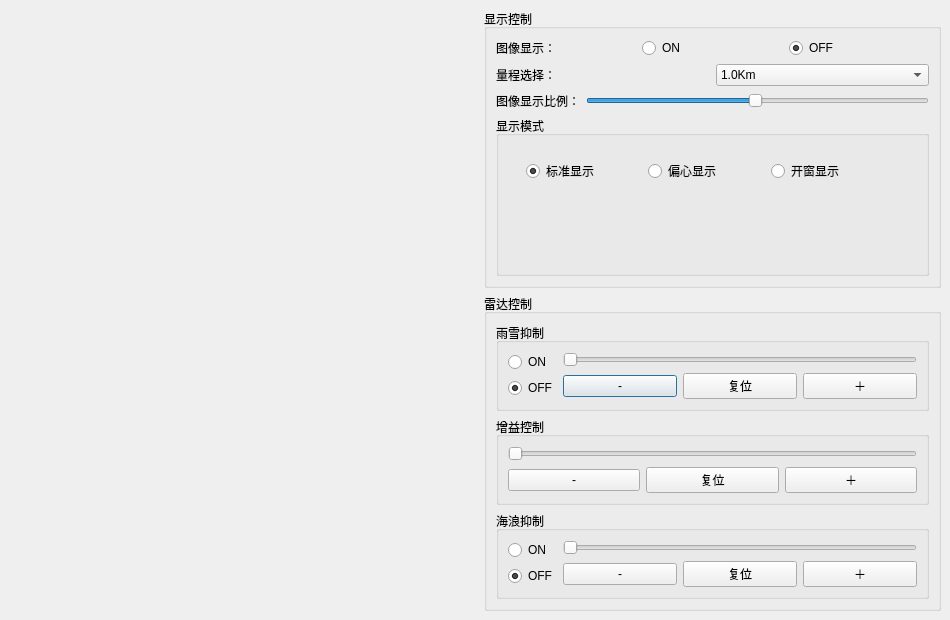
<?xml version="1.0" encoding="UTF-8"?>
<ui version="4.0">
 <class>PPIDialog</class>
 <widget class="QDialog" name="PPIDialog">
  <property name="geometry">
   <rect>
    <x>0</x>
    <y>0</y>
    <width>950</width>
    <height>620</height>
   </rect>
  </property>
  <property name="sizePolicy">
   <sizepolicy hsizetype="Preferred" vsizetype="Preferred">
    <horstretch>0</horstretch>
    <verstretch>0</verstretch>
   </sizepolicy>
  </property>
  <property name="minimumSize">
   <size>
    <width>950</width>
    <height>620</height>
   </size>
  </property>
  <property name="maximumSize">
   <size>
    <width>16777215</width>
    <height>16777215</height>
   </size>
  </property>
  <property name="windowTitle">
   <string>PPI显示</string>
  </property>
  <property name="windowIcon">
   <iconset>
    <normaloff>image/windowsicon.png</normaloff>image/windowsicon.png</iconset>
  </property>
  <property name="styleSheet">
   <string notr="true"/>
  </property>
  <layout class="QGridLayout" name="gridLayout_3">
   <property name="sizeConstraint">
    <enum>QLayout::SetMinAndMaxSize</enum>
   </property>
   <property name="leftMargin">
    <number>0</number>
   </property>
   <property name="topMargin">
    <number>0</number>
   </property>
   <property name="rightMargin">
    <number>0</number>
   </property>
   <property name="bottomMargin">
    <number>0</number>
   </property>
   <property name="spacing">
    <number>0</number>
   </property>
   <item row="0" column="0">
    <widget class="PPIWidget" name="widget" native="true">
     <property name="sizePolicy">
      <sizepolicy hsizetype="Expanding" vsizetype="Expanding">
       <horstretch>0</horstretch>
       <verstretch>0</verstretch>
      </sizepolicy>
     </property>
     <property name="autoFillBackground">
      <bool>false</bool>
     </property>
     <property name="styleSheet">
      <string notr="true"/>
     </property>
    </widget>
   </item>
   <item row="0" column="1">
    <widget class="QWidget" name="widget_2" native="true">
     <layout class="QGridLayout" name="gridLayout_4">
      <item row="0" column="0">
       <widget class="QGroupBox" name="groupBox">
        <property name="styleSheet">
         <string notr="true"/>
        </property>
        <property name="title">
         <string>显示控制</string>
        </property>
        <property name="flat">
         <bool>false</bool>
        </property>
        <layout class="QGridLayout" name="gridLayout">
         <item row="0" column="0">
          <layout class="QVBoxLayout" name="verticalLayout">
           <item>
            <layout class="QHBoxLayout" name="horizontalLayout">
             <item>
              <widget class="QLabel" name="label_show">
               <property name="text">
                <string>图像显示：</string>
               </property>
              </widget>
             </item>
             <item>
              <widget class="QRadioButton" name="radioBtnShowOn">
               <property name="text">
                <string>ON</string>
               </property>
              </widget>
             </item>
             <item>
              <widget class="QRadioButton" name="radioBtnShowOFF">
               <property name="text">
                <string>OFF</string>
               </property>
               <property name="checked">
                <bool>true</bool>
               </property>
              </widget>
             </item>
            </layout>
           </item>
           <item>
            <layout class="QHBoxLayout" name="horizontalLayout_2">
             <item>
              <widget class="QLabel" name="label_2">
               <property name="text">
                <string>量程选择：</string>
               </property>
              </widget>
             </item>
             <item>
              <widget class="QComboBox" name="comboBox">
               <property name="frame">
                <bool>true</bool>
               </property>
               <item>
                <property name="text">
                 <string>1.0Km</string>
                </property>
               </item>
               <item>
                <property name="text">
                 <string>2.0Km</string>
                </property>
               </item>
               <item>
                <property name="text">
                 <string>4.0Km</string>
                </property>
               </item>
               <item>
                <property name="text">
                 <string>6.0Km</string>
                </property>
               </item>
              </widget>
             </item>
            </layout>
           </item>
           <item>
            <layout class="QHBoxLayout" name="horizontalLayout_4">
             <item>
              <widget class="QLabel" name="label_4">
               <property name="text">
                <string>图像显示比例：</string>
               </property>
              </widget>
             </item>
             <item>
              <widget class="QSlider" name="horizontalSlider">
               <property name="value">
                <number>49</number>
               </property>
               <property name="tracking">
                <bool>false</bool>
               </property>
               <property name="orientation">
                <enum>Qt::Horizontal</enum>
               </property>
              </widget>
             </item>
            </layout>
           </item>
          </layout>
         </item>
         <item row="1" column="0">
          <layout class="QHBoxLayout" name="horizontalLayout_3">
           <item>
            <widget class="QGroupBox" name="groupBox_3">
             <property name="title">
              <string>显示模式</string>
             </property>
             <widget class="QWidget" name="horizontalLayoutWidget">
              <property name="geometry">
               <rect>
                <x>30</x>
                <y>30</y>
                <width>361</width>
                <height>51</height>
               </rect>
              </property>
              <layout class="QHBoxLayout" name="horizontalLayout_10">
               <item>
                <widget class="QRadioButton" name="radioButtonNormal">
                 <property name="text">
                  <string>标准显示</string>
                 </property>
                 <property name="checked">
                  <bool>true</bool>
                 </property>
                </widget>
               </item>
               <item>
                <widget class="QRadioButton" name="radioButtonOffCenter">
                 <property name="text">
                  <string>偏心显示</string>
                 </property>
                </widget>
               </item>
               <item>
                <widget class="QRadioButton" name="radioButtonBShow">
                 <property name="text">
                  <string>开窗显示</string>
                 </property>
                </widget>
               </item>
              </layout>
             </widget>
            </widget>
           </item>
          </layout>
         </item>
        </layout>
       </widget>
      </item>
      <item row="1" column="0">
       <widget class="QGroupBox" name="groupBox_2">
        <property name="styleSheet">
         <string notr="true"/>
        </property>
        <property name="title">
         <string>雷达控制</string>
        </property>
        <property name="flat">
         <bool>false</bool>
        </property>
        <layout class="QGridLayout" name="gridLayout_2">
         <item row="0" column="0">
          <layout class="QVBoxLayout" name="verticalLayout_2">
           <item>
            <widget class="QGroupBox" name="groupBox_5">
             <property name="title">
              <string>雨雪抑制</string>
             </property>
             <layout class="QGridLayout" name="gridLayout_5">
              <item row="0" column="0">
               <layout class="QHBoxLayout" name="horizontalLayout_5">
                <item>
                 <layout class="QVBoxLayout" name="verticalLayout_5">
                  <item>
                   <widget class="QRadioButton" name="radioButton_9">
                    <property name="text">
                     <string>ON</string>
                    </property>
                   </widget>
                  </item>
                  <item>
                   <widget class="QRadioButton" name="radioButton_10">
                    <property name="text">
                     <string>OFF</string>
                    </property>
                    <property name="checked">
                     <bool>true</bool>
                    </property>
                   </widget>
                  </item>
                 </layout>
                </item>
                <item>
                 <layout class="QVBoxLayout" name="verticalLayout_6">
                  <item>
                   <widget class="QSlider" name="horizontalSlider_2">
                    <property name="orientation">
                     <enum>Qt::Horizontal</enum>
                    </property>
                   </widget>
                  </item>
                  <item>
                   <layout class="QHBoxLayout" name="horizontalLayout_7">
                    <item>
                     <widget class="QPushButton" name="pushButton_4">
                      <property name="text">
                       <string>-</string>
                      </property>
                     </widget>
                    </item>
                    <item>
                     <widget class="QPushButton" name="pushButton_5">
                      <property name="text">
                       <string>复位</string>
                      </property>
                     </widget>
                    </item>
                    <item>
                     <widget class="QPushButton" name="pushButton_6">
                      <property name="text">
                       <string>＋</string>
                      </property>
                     </widget>
                    </item>
                   </layout>
                  </item>
                 </layout>
                </item>
               </layout>
              </item>
             </layout>
            </widget>
           </item>
           <item>
            <widget class="QGroupBox" name="groupBox_6">
             <property name="title">
              <string>增益控制</string>
             </property>
             <layout class="QGridLayout" name="gridLayout_6">
              <item row="0" column="0">
               <layout class="QVBoxLayout" name="verticalLayout_9">
                <item>
                 <widget class="QSlider" name="horizontalSlider_3">
                  <property name="orientation">
                   <enum>Qt::Horizontal</enum>
                  </property>
                 </widget>
                </item>
                <item>
                 <layout class="QHBoxLayout" name="horizontalLayout_6">
                  <item>
                   <widget class="QPushButton" name="pushButton_2">
                    <property name="text">
                     <string>-</string>
                    </property>
                   </widget>
                  </item>
                  <item>
                   <widget class="QPushButton" name="pushButton_3">
                    <property name="text">
                     <string>复位</string>
                    </property>
                   </widget>
                  </item>
                  <item>
                   <widget class="QPushButton" name="pushButton">
                    <property name="text">
                     <string>＋</string>
                    </property>
                   </widget>
                  </item>
                 </layout>
                </item>
               </layout>
              </item>
             </layout>
            </widget>
           </item>
           <item>
            <widget class="QGroupBox" name="groupBox_7">
             <property name="title">
              <string>海浪抑制</string>
             </property>
             <layout class="QGridLayout" name="gridLayout_7">
              <item row="0" column="0">
               <layout class="QHBoxLayout" name="horizontalLayout_9">
                <item>
                 <layout class="QVBoxLayout" name="verticalLayout_8">
                  <item>
                   <widget class="QRadioButton" name="radioButton_11">
                    <property name="text">
                     <string>ON</string>
                    </property>
                   </widget>
                  </item>
                  <item>
                   <widget class="QRadioButton" name="radioButton_12">
                    <property name="text">
                     <string>OFF</string>
                    </property>
                    <property name="checked">
                     <bool>true</bool>
                    </property>
                   </widget>
                  </item>
                 </layout>
                </item>
                <item>
                 <layout class="QVBoxLayout" name="verticalLayout_7">
                  <item>
                   <widget class="QSlider" name="horizontalSlider_4">
                    <property name="orientation">
                     <enum>Qt::Horizontal</enum>
                    </property>
                   </widget>
                  </item>
                  <item>
                   <layout class="QHBoxLayout" name="horizontalLayout_8">
                    <item>
                     <widget class="QPushButton" name="pushButton_7">
                      <property name="text">
                       <string>-</string>
                      </property>
                     </widget>
                    </item>
                    <item>
                     <widget class="QPushButton" name="pushButton_8">
                      <property name="text">
                       <string>复位</string>
                      </property>
                     </widget>
                    </item>
                    <item>
                     <widget class="QPushButton" name="pushButton_9">
                      <property name="text">
                       <string>＋</string>
                      </property>
                     </widget>
                    </item>
                   </layout>
                  </item>
                 </layout>
                </item>
               </layout>
              </item>
             </layout>
            </widget>
           </item>
          </layout>
         </item>
        </layout>
       </widget>
      </item>
     </layout>
    </widget>
   </item>
  </layout>
 </widget>
 <customwidgets>
  <customwidget>
   <class>PPIWidget</class>
   <extends>QWidget</extends>
   <header>ppiwidget.h</header>
  </customwidget>
 </customwidgets>
 <resources/>
 <connections/>
</ui>
